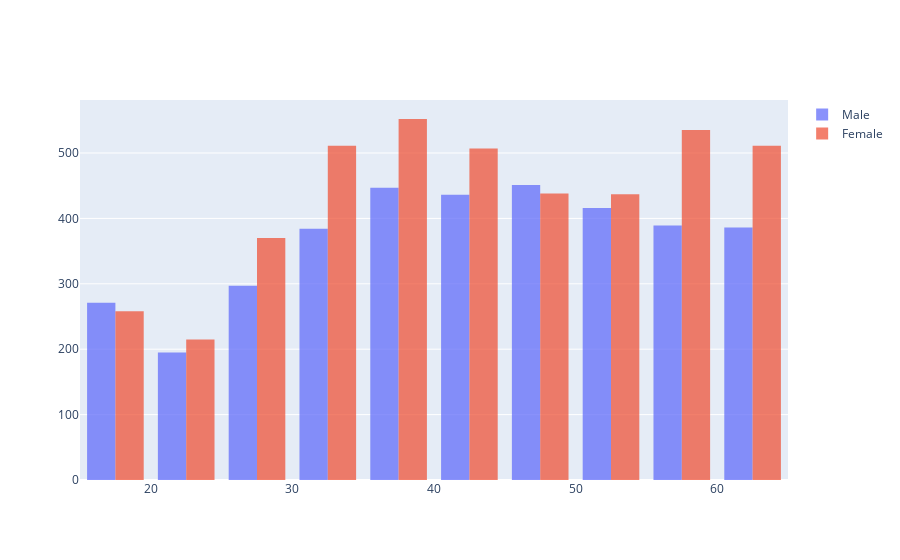

Notebook source saved alongside this figure:
### Code cell
fig= go.Figure()
fig.add_trace(go.Histogram(x=merged_inner[merged_inner['TESEX'] == 1] ['TEAGE'] , name='Male'))
fig.add_trace(go.Histogram(x=merged_inner[merged_inner['TESEX'] == 2] ['TEAGE'] , name='Female'))
fig.update_traces(opacity = 0.75, xbins=dict(start=15, end= 65, size=5 ))
fig.show()

### Figure 1 — Plotly figure (JSON) as saved in the notebook; plotly's stock layout.template omitted (floating-point values rounded to 4 significant figures; data arrays with more than 128 entries replaced by an {"elided": "..."} marker saying what was removed)
{"data": [{"name": "Male", "opacity": 0.75, "type": "histogram", "x": {"elided": "4670 int values"}, "xbins": {"end": 65, "size": 5, "start": 15}}, {"name": "Female", "opacity": 0.75, "type": "histogram", "x": {"elided": "5823 int values"}, "xbins": {"end": 65, "size": 5, "start": 15}}], "layout": {}}
